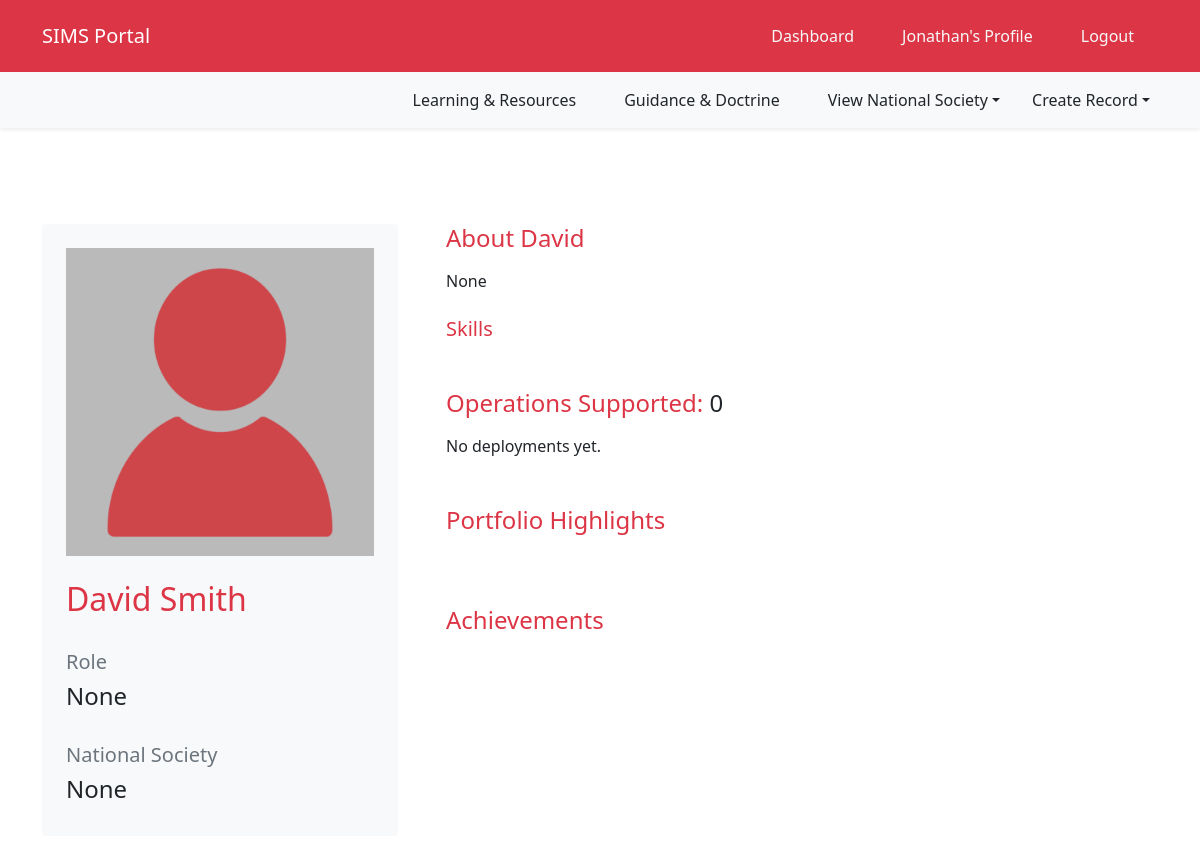
/profile/view/2 (signed in), run on an earlier commit of the app's database.
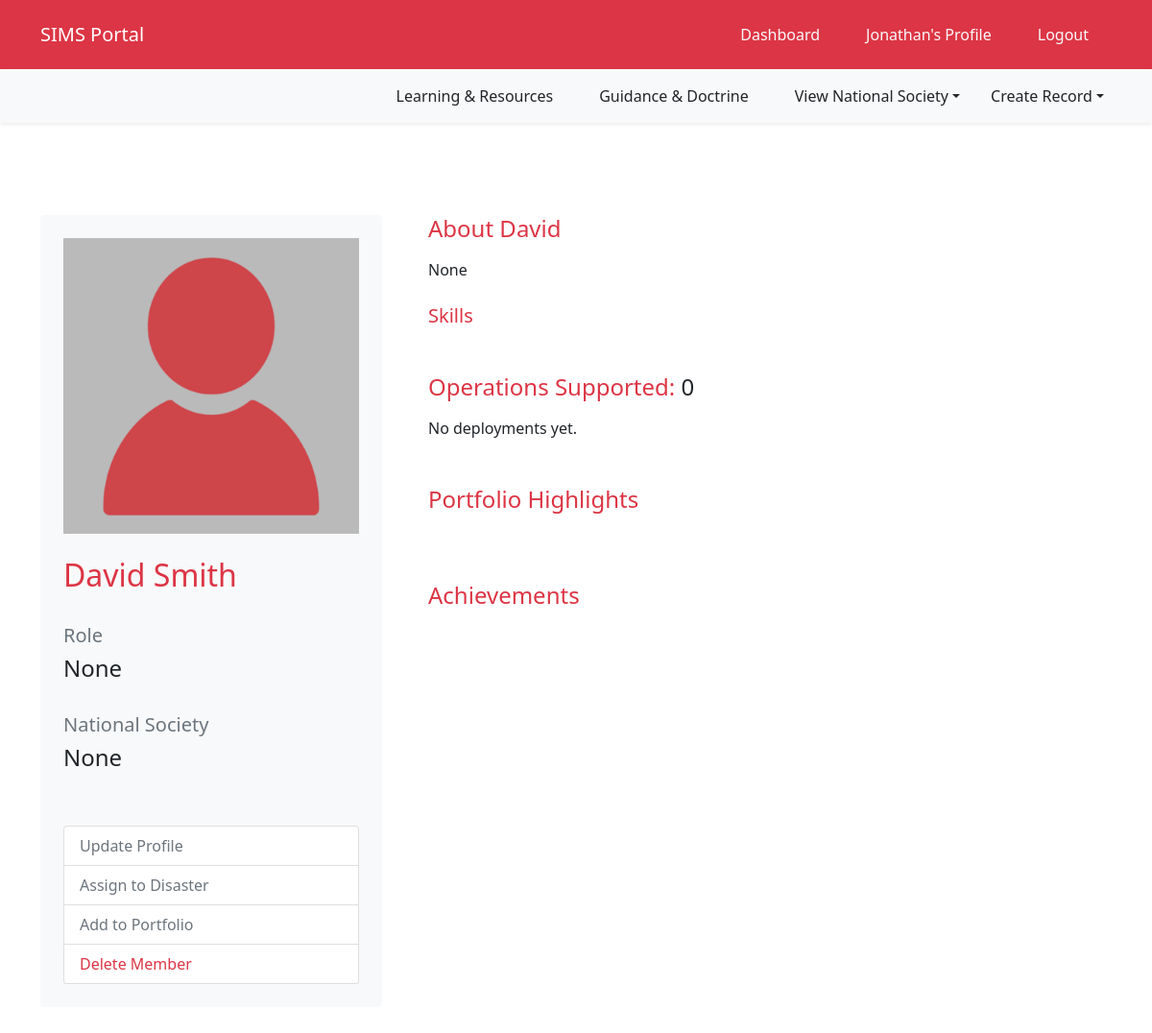
And on a later commit of the database.
### SIMS_Portal/routes.py (the view)
@app.route('/profile/view/<int:id>')
def view_profile(id):
	user_info = User.query.filter(User.id==id).first()
	try:
		ns_association = db.session.query(User, NationalSociety).join(NationalSociety, NationalSociety.ns_go_id == User.ns_id).filter(User.id==id).with_entities(NationalSociety.ns_name).first()[0]
	except:
		ns_association = 'None'
	try:
		assignment_history = db.session.query(User, Assignment, Emergency).join(Assignment, Assignment.user_id==User.id).join(Emergency, Emergency.id==Assignment.emergency_id).filter(User.id==id).all()
	except:
		pass
	deployment_history_count = len(assignment_history)
	user_portfolio = db.session.query(User, Portfolio).join(Portfolio, Portfolio.creator_id==id).filter(User.id==id).all()
	skills_list = db.engine.execute("SELECT * FROM user JOIN user_skill ON user.id = user_skill.user_id JOIN skill ON skill.id = user_skill.skill_id WHERE user.id=:member_id", {'member_id': id})
	profile_picture = url_for('static', filename='assets/img/avatars/' + user_info.image_file)
	return render_template('profile_member.html', title='Member Profile', profile_picture=profile_picture, ns_association=ns_association, user_info=user_info, assignment_history=assignment_history, deployment_history_count=deployment_history_count, user_portfolio=user_portfolio, skills_list=skills_list)

### SIMS_Portal/models.py (called while the page is built)
@login_manager.user_loader
def load_user(user_id):
	return User.query.get(int(user_id))

### SIMS_Portal/templates/profile_member.html (shortened to what this page needs)
{% extends "layout.html" %}
{% block content %}
<div class="container">
	<div class="row my-5">
		<div class="col col-md-4 rounded rounded-3">
			<div class="card border-0 p-4 bg-light">
				<div class="row">
					<img src="{{ profile_picture }}" class="img-fluid mb-4" >
				</div>
				<div class="row">
					<h2 class="text-danger">{{ user_info.firstname }} {{ user_info.lastname }}</h2>
				</div>
				<div class="row">
					<h5 class="text-secondary mt-4">Role</h5>
					<h4>{{ user_info.job_title }}</h4>
				</div>
				<div class="row">
					<h5 class="text-secondary mt-4">National Society</h5>
					<h4>{{ ns_association }}</h4>
				</div>
				{% if current_user.is_admin == 1 %}
				<div class="list-group mt-5">
					  <a href="{{ url_for('update_profile') }}" class="list-group-item list-group-item-action text-secondary">Update Profile</a>
					  <a href="#" class="list-group-item list-group-item-action text-secondary">Assign to Disaster</a>
					  <a href="#" class="list-group-item list-group-item-action text-secondary">Add to Portfolio</a>
					  <a href="#" class="list-group-item list-group-item-action text-danger">Delete Member</a>
				</div>
				{% endif %}
			</div>
		</div>
		<div class="col mx-4">
			<div class='mb-5'>
				<h4 class="mb-3 text-danger">About {{ user_info.firstname }}</h4>
				{{ user_info.bio }}<br><br>
				<h5 class="mb-3 text-danger">Skills</h5>
			</div>
			<div class='mb-5'>
				<h4 class="mb-3 text-danger">Operations Supported: <span class='text-dark'>{{ deployment_history_count }}</span></h4>
				{% if deployment_history_count == 0 %}
					No deployments yet.
				{% endif %}
			</div>
			<div class='mb-5'>
				<h4 class="mb-3 text-danger">Portfolio Highlights</h4>
			</div>
			<div class='mb-3'>
			<h4 class="mb-3 text-danger">Achievements</h4>
			</div>
		</div>
	</div>
</div>
{% endblock content %}

What changed in the data, as far as the page shows it:
changed User "Jonathan": is_admin False → True (drawn)
Also different on the page:
text now shown: "Update Profile Assign to Disaster Add to Portfolio Delete Member"
